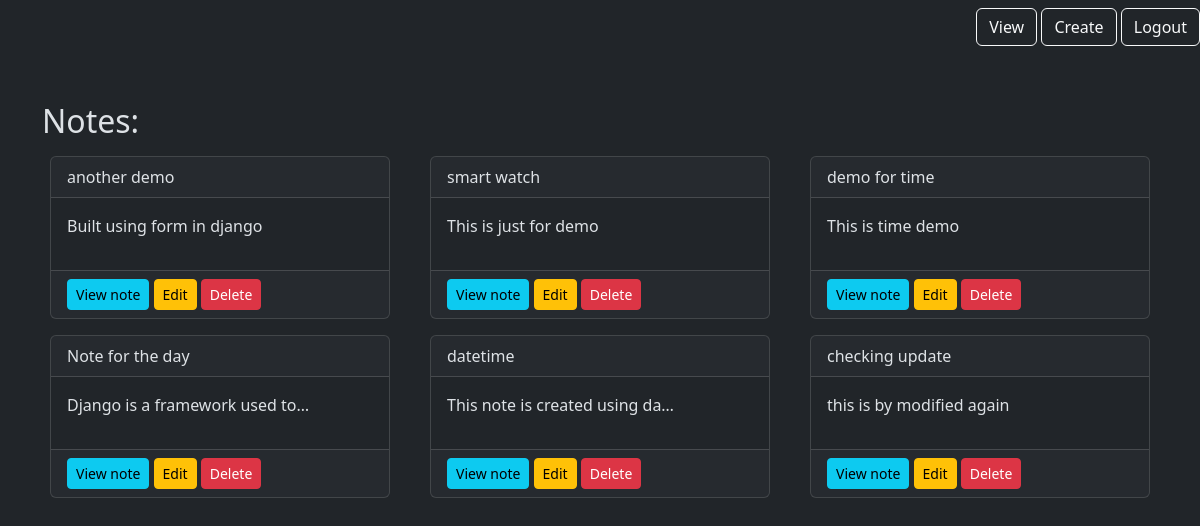
Page /smart/notes/ (signed in) on the committed database.
### notes/models.py (models this page shows)
class Notes(models.Model):
    title=models.CharField(max_length=200)
    text=models.TextField()
    created_at = models.DateTimeField(default=timezone.now)
    modified_at = models.DateTimeField(default=timezone.now)
    user=models.ForeignKey(User, on_delete=models.CASCADE, related_name='notes')

### notes/views.py (the view)
# urls.py: path('notes/', views.NotesListView.as_view(), name="notes.list"),
class NotesListView(LoginRequiredMixin, ListView):
    model=Notes
    context_object_name="notes"
    login_url='/login'
    def get_queryset(self):
        return self.request.user.notes.all()

### notes/templates/notes/notes_list.html
{% extends 'base.html' %}
{% load static %}
{% block content %}
    <div class="row">
        <div class="col">
            <div clas="notes_list_heading text-center mb-5">
                <h1 class="fs-2">Notes:</h1>
            </div>
        </div>
    </div>
    <div class="row">
        {% for note in notes %}
        <div class="col-md-4">
            <div class="card m-2">
                <div class="card-header">{{note.title}}</div>
                <div class="card-body">
                    <p>{{note.text|truncatechars:30}}</p>
                </div>
                <div class="card-footer">
                    <a href="{% url 'notes.detail' pk=note.id %}" class="btn btn-info btn-sm">View note</a>
                    <a href="{% url 'notes.update' pk=note.id %}" class="btn btn-sm btn-warning">Edit</a>
                    <a href="{% url 'notes.delete' pk=note.id %}" class="btn btn-sm btn-danger">Delete</a>
                </div>
            </div>
        </div>
        {% endfor %}
    </div>
{% endblock%}

### static/template/base.html (shortened to what this page needs)
{% load static %}
<!DOCTYPE html>
<html lang="en" data-bs-theme="dark">
<head>
    <link href="https://cdn.jsdelivr.net/npm/bootstrap@5.3.2/dist/css/bootstrap.min.css" rel="stylesheet">
</head>
<body>
    <nav class="navbar">
        <div class="ms-auto">
            {% if user.is_authenticated %}
                <a href="{% url 'notes.list' %}" class="btn btn-outline-light">View</a>
                <a href="{% url 'notes.create' %}" class="btn btn-outline-light">Create</a>
                <a href="{% url 'logout' %}" class="btn btn-outline-light">Logout</a>
            {% else %}
                <a href="{% url 'login' %}" class="btn btn-outline-light">Login</a>
                <a href="{% url 'signup' %}" class="btn btn-outline-light">SignUp</a>
                {% endif %}
            </div>
        </nav>
    <div class="container my-5" >
        {% block content %}
        {% endblock%}
    </div>
</body>
</html>

### rows in the picture
Notes: title "another demo", text "Built using form in django"
Notes: title "smart watch", text "This is just for demo"
Notes: title "demo for time", text "This is time demo"
Notes: title "Note for the day", text "Django is a framework used to…"
Notes: title "datetime", text "This note is created using da…"
Notes: title "checking update", text "this is by modified again"
